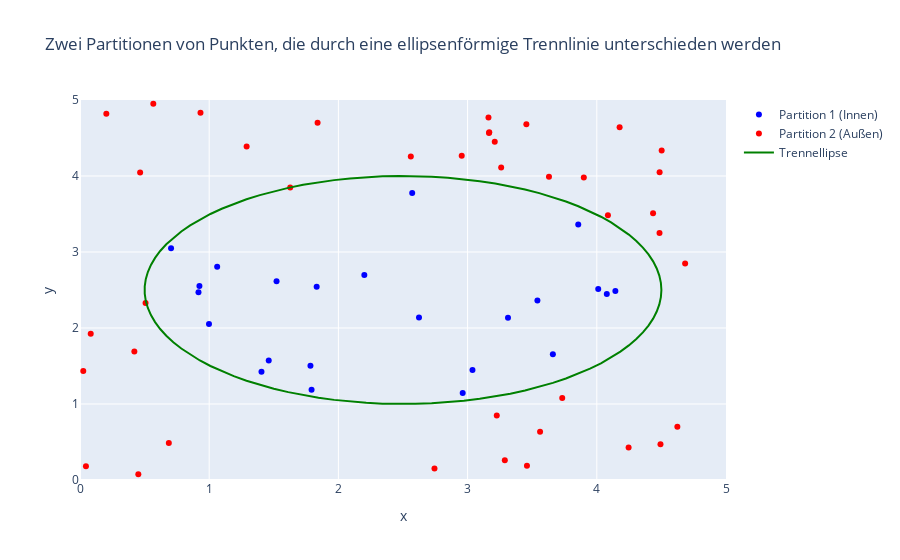

The code cell stored with this chart in its notebook:
### Code cell
import numpy as np
import plotly.graph_objects as go

# Anzahl der Punkte
n_points = 80
n_partition = n_points // 2

# Generiere Zufallspunkte zwischen 0 und 5 für beide Partitionen
np.random.seed(42)

# Parameter der Ellipse
x0, y0 = 2.5, 2.5  # Mittelpunkt der Ellipse
a, b = 2.0, 1.5    # Halbachsen der Ellipse

# Ellipsengleichung: (x - x0)^2 / a^2 + (y - y0)^2 / b^2 = 1
def is_inside_ellipse(x, y):
    return ((x - x0)**2 / a**2 + (y - y0)**2 / b**2) < 1

# Partition 1: Punkte innerhalb der Ellipse
x1 = np.random.uniform(0, 5, n_partition * 2)
y1 = np.random.uniform(0, 5, n_partition * 2)
mask1 = is_inside_ellipse(x1, y1)  # Bedingung für Punkte innerhalb der Ellipse
x1, y1 = x1[mask1][:n_partition], y1[mask1][:n_partition]  # Auf 40 Punkte beschränken

# Partition 2: Punkte außerhalb der Ellipse
x2 = np.random.uniform(0, 5, n_partition * 2)
y2 = np.random.uniform(0, 5, n_partition * 2)
mask2 = ~is_inside_ellipse(x2, y2)  # Bedingung für Punkte außerhalb der Ellipse
x2, y2 = x2[mask2][:n_partition], y2[mask2][:n_partition]  # Auf 40 Punkte beschränken

# Erstellen der Visualisierung mit plotly
fig = go.Figure()

# Punkte der ersten Partition (innerhalb der Ellipse)
fig.add_trace(go.Scatter(x=x1, y=y1, mode='markers', name='Partition 1 (Innen)', marker=dict(color='blue')))

# Punkte der zweiten Partition (außerhalb der Ellipse)
fig.add_trace(go.Scatter(x=x2, y=y2, mode='markers', name='Partition 2 (Außen)', marker=dict(color='red')))

# Zeichne die Ellipse
theta = np.linspace(0, 2 * np.pi, 100)
x_ellipse = x0 + a * np.cos(theta)
y_ellipse = y0 + b * np.sin(theta)
fig.add_trace(go.Scatter(x=x_ellipse, y=y_ellipse, mode='lines', name='Trennellipse', line=dict(color='green')))

# Layout-Einstellungen
fig.update_layout(
    title='Zwei Partitionen von Punkten, die durch eine ellipsenförmige Trennlinie unterschieden werden',
    xaxis_title='x',
    yaxis_title='y',
    xaxis=dict(range=[0, 5]),
    yaxis=dict(range=[0, 5]),
    height=700
)

# Visualisierung anzeigen
fig.show()

### Figure 1 — Plotly figure (JSON) as saved in the notebook; plotly's stock layout.template omitted (floating-point values rounded to 4 significant figures)
{"data": [{"marker": {"color": "blue"}, "mode": "markers", "name": "Partition 1 (Innen)", "type": "scatter", "x": [3.66, 3.54, 1.062, 0.917, 1.521, 2.624, 1.461, 1.832, 0.9984, 2.571, 2.962, 3.038, 2.201, 3.313, 0.9243, 4.144, 1.784, 1.405, 0.7046, 4.011, 4.077, 3.856, 1.792], "y": [1.654, 2.361, 2.806, 2.469, 2.614, 2.138, 1.572, 2.543, 2.052, 3.778, 1.144, 1.449, 2.697, 2.136, 2.554, 2.486, 1.504, 1.424, 3.048, 2.513, 2.447, 3.361, 1.188]}, {"marker": {"color": "red"}, "mode": "markers", "name": "Partition 2 (Außen)", "type": "scatter", "x": [1.839, 3.162, 3.168, 0.4514, 4.177, 0.9326, 0.2039, 2.954, 0.08294, 2.56, 3.226, 3.455, 4.684, 0.6876, 0.5674, 4.623, 1.29, 4.086, 0.4655, 4.486, 4.502, 3.166, 3.63, 4.486, 4.435, 3.899, 3.21, 0.4207, 4.493, 0.04599, 0.5074, 0.02531, 2.744, 3.459, 3.26, 3.561, 1.627, 3.732, 4.246, 3.288], "y": [4.702, 4.77, 4.574, 0.07728, 4.642, 4.833, 4.818, 4.265, 1.925, 4.256, 0.8475, 4.681, 2.85, 0.4859, 4.95, 0.7004, 4.387, 3.485, 4.047, 4.051, 4.335, 4.566, 3.991, 3.25, 3.51, 3.979, 4.45, 1.69, 0.4699, 0.1797, 2.328, 1.433, 0.1525, 0.1867, 4.113, 0.6353, 3.85, 1.079, 0.4267, 0.2584]}, {"line": {"color": "green"}, "mode": "lines", "name": "Trennellipse", "type": "scatter", "x": [4.5, 4.496, 4.484, 4.464, 4.436, 4.4, 4.357, 4.306, 4.248, 4.183, 4.111, 4.032, 3.947, 3.857, 3.761, 3.66, 3.554, 3.445, 3.331, 3.214, 3.094, 2.972, 2.847, 2.722, 2.595, 2.468, 2.342, 2.215, 2.09, 1.967, 1.846, 1.727, 1.612, 1.5, 1.392, 1.289, 1.19, 1.097, 1.009, 0.9279, 0.8526, 0.784, 0.7223, 0.6678, 0.6206, 0.581, 0.5491, 0.5251, 0.5091, 0.501, 0.501, 0.5091, 0.5251, 0.5491, 0.581, 0.6206, 0.6678, 0.7223, 0.784, 0.8526, 0.9279, 1.009, 1.097, 1.19, 1.289, 1.392, 1.5, 1.612, 1.727, 1.846, 1.967, 2.09, 2.215, 2.342, 2.468, 2.595, 2.722, 2.847, 2.972, 3.094, 3.214, 3.331, 3.445, 3.554, 3.66, 3.761, 3.857, 3.947, 4.032, 4.111, 4.183, 4.248, 4.306, 4.357, 4.4, 4.436, 4.464, 4.484, 4.496, 4.5], "y": [2.5, 2.595, 2.69, 2.784, 2.877, 2.968, 3.057, 3.145, 3.229, 3.311, 3.389, 3.464, 3.535, 3.602, 3.664, 3.722, 3.775, 3.822, 3.864, 3.901, 3.932, 3.958, 3.977, 3.991, 3.998, 4.0, 3.995, 3.985, 3.968, 3.946, 3.918, 3.884, 3.844, 3.799, 3.749, 3.694, 3.634, 3.569, 3.5, 3.427, 3.351, 3.271, 3.187, 3.101, 3.013, 2.923, 2.83, 2.737, 2.643, 2.548, 2.452, 2.357, 2.263, 2.17, 2.077, 1.987, 1.899, 1.813, 1.729, 1.649, 1.573, 1.5, 1.431, 1.366, 1.306, 1.251, 1.201, 1.156, 1.116, 1.082, 1.054, 1.032, 1.015, 1.005, 1.0, 1.002, 1.009, 1.023, 1.042, 1.068, 1.099, 1.136, 1.178, 1.225, 1.278, 1.336, 1.398, 1.465, 1.536, 1.611, 1.689, 1.771, 1.855, 1.943, 2.032, 2.123, 2.216, 2.31, 2.405, 2.5]}], "layout": {"autosize": true, "title": {"text": "Zwei Partitionen von Punkten, die durch eine ellipsenförmige Trennlinie unterschieden werden"}, "xaxis": {"range": [0, 5], "title": {"text": "x"}, "type": "linear"}, "yaxis": {"range": [0, 5], "title": {"text": "y"}, "type": "linear"}}}
